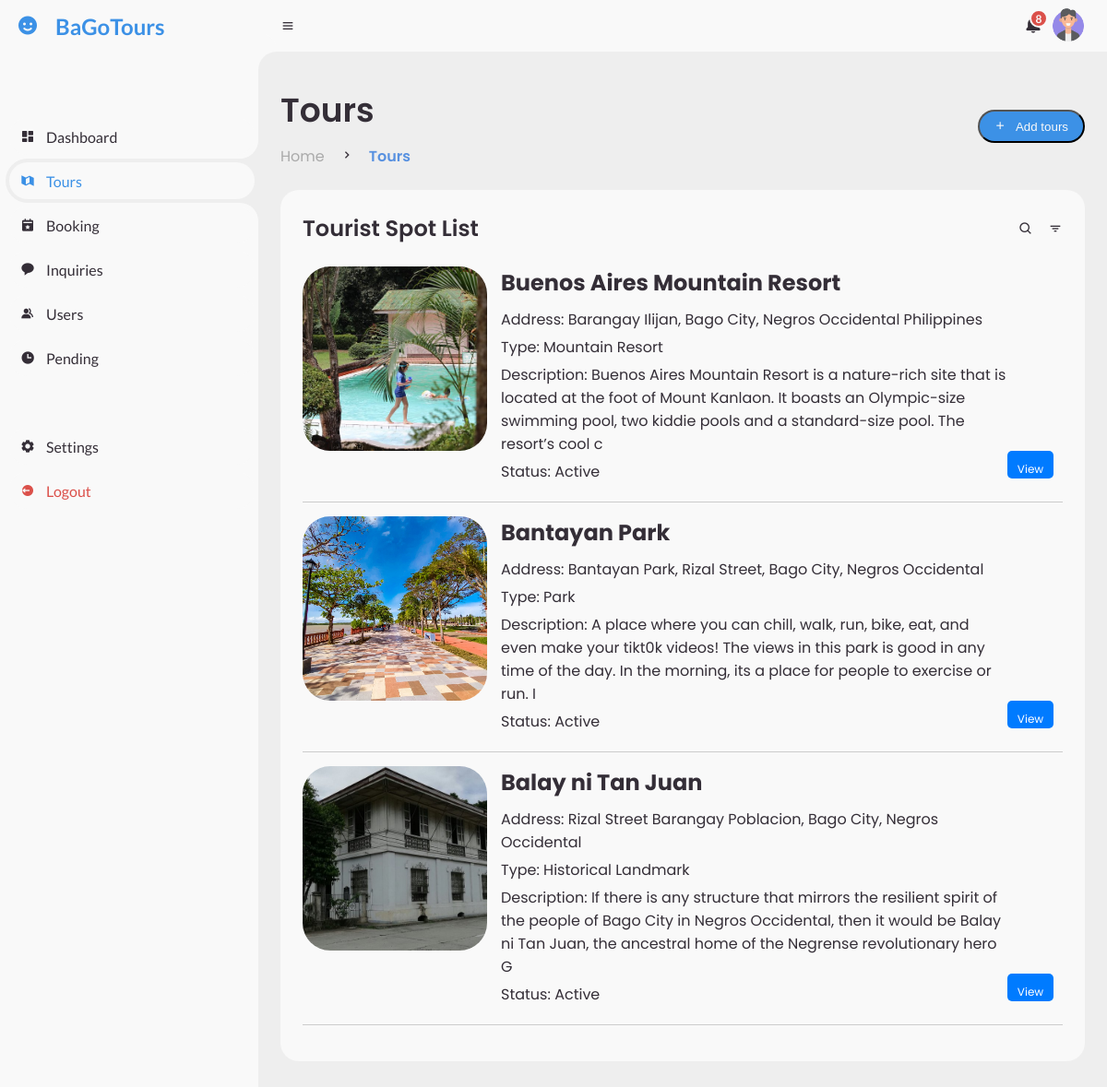
Before: /admin/tours.php (signed in) with the older database file.
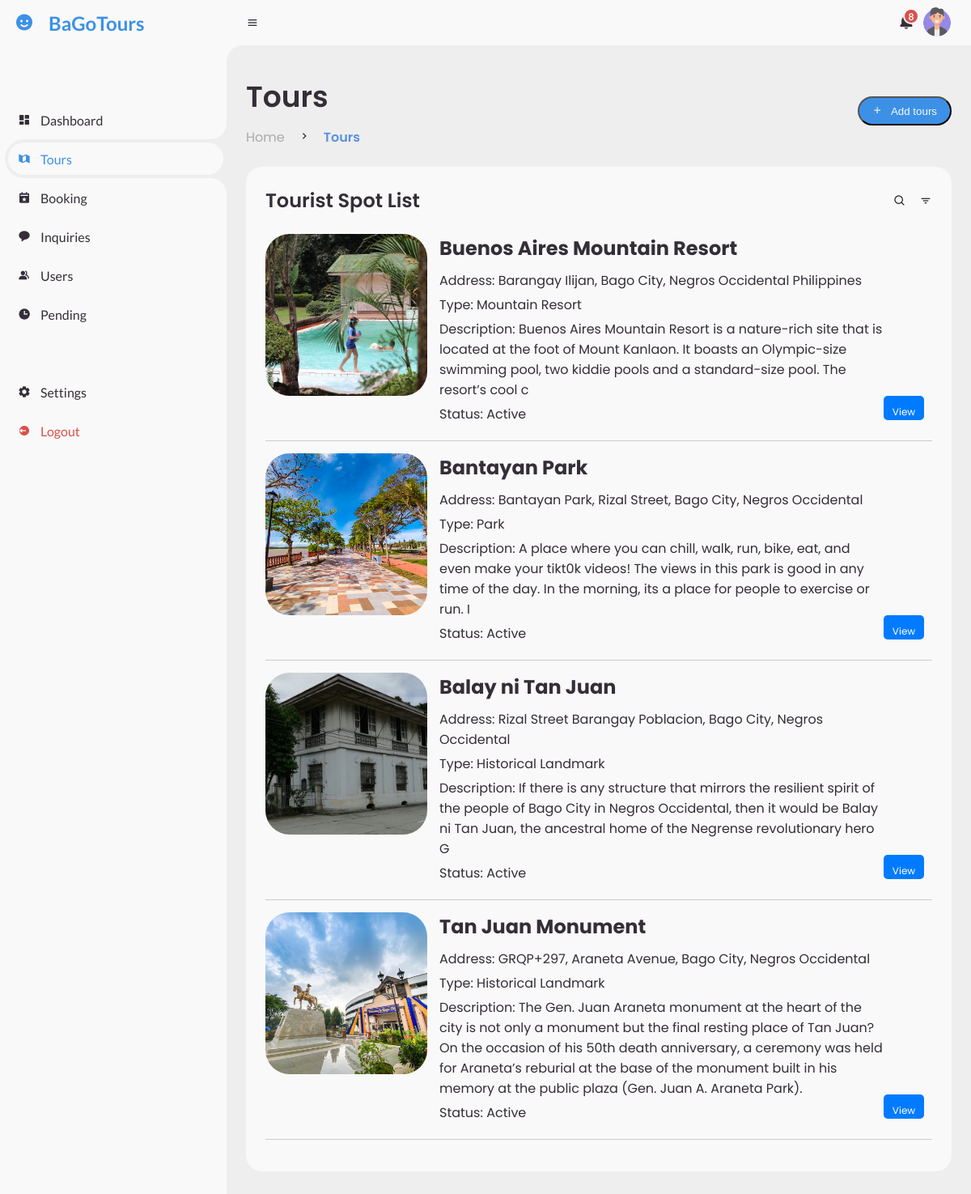
After: the same page with the newer database file.
### tables this page shows
CREATE TABLE `tours` (
  `id` int(50) NOT NULL,
  `user_id` int(50) NOT NULL,
  `img` varchar(50) NOT NULL,
  `title` varchar(200) NOT NULL,
  `address` varchar(200) NOT NULL,
  `latitude` varchar(50) NOT NULL,
  `longitude` varchar(50) NOT NULL,
  `type` varchar(50) NOT NULL,
  `description` varchar(1000) NOT NULL,
  `status` varchar(50) NOT NULL,
  `date_created` datetime NOT NULL DEFAULT current_timestamp()
);

### func/user_func.php (called while the page is built, shortened)
<?php
function getAllTours($conn) {
    $sql = "SELECT * FROM tours WHERE status = 1";
    $result = mysqli_query($conn, $sql);
    $tours = [];
    if (mysqli_num_rows($result) > 0) {
        while ($row = mysqli_fetch_assoc($result)) {
            $tours[] = $row;
        }
    }
    return $tours;
}

### admin/tours.php (the view, shortened to what this page needs)
<?php
include '../include/db_conn.php';
include '../func/user_func.php';
$pp = $_SESSION['profile-pic'];
$tour = getAllTours($conn);
?>
<!DOCTYPE html>
<html lang="en">
<head>
    <link href='https://unpkg.com/boxicons@2.0.9/css/boxicons.min.css' rel='stylesheet'>
    <link rel="stylesheet" href="../assets/css/admin.css">
    <link href="https://api.mapbox.com/mapbox-gl-js/v3.3.0/mapbox-gl.css" rel="stylesheet" />
</head>
<body>
    <?php include 'includes/sidebar.php'; ?>
    <section id="content">
        <?php include 'includes/navbar.php'; ?>
        <main>
            <div class="head-title">
                <div class="left">
                    <h1>Tours</h1>
                    <?php include 'includes/breadcrumb.php'; ?>
                </div>
                <button class="btn-download" id="btn-download">
                    <i class='bx bx-plus'></i>Add tours
                </button>
            </div>
            <div class="table-data">
                <div class="order">
                    <div class="head">
                        <h3>Tourist Spot List</h3>
                        <i class='bx bx-search'></i>
                        <i class='bx bx-filter'></i>
                    </div>
                    <?php
                    if (!empty($tour)) {
                        foreach ($tour as $row) {
                            if ($row['status'] == 1) {
                                $stats = 'Active';
                            } elseif ($row['status'] == 2) {
                                $stats = 'Inactive';
                            }
                            $images = explode(',', $row['img']);
                            echo '<div class="data">';
                            foreach ($images as $image) {
                                echo '<div class="img">';
                                echo '<img src="../upload/Tour Images/' . $image . '" alt="Tour Image">';
                                echo '</div>';
                            }
                            echo '<div class="content">';
                            echo '<h4>' . htmlspecialchars($row['title'], ENT_QUOTES, 'UTF-8') . '</h4>';
                            echo '<p>Address: ' . htmlspecialchars($row['address'], ENT_QUOTES, 'UTF-8') . '</p>';
                            echo '<p>Type: ' . htmlspecialchars($row['type'], ENT_QUOTES, 'UTF-8') . '</p>';
                            echo '<p>Description: ' . htmlspecialchars($row['description'], ENT_QUOTES, 'UTF-8') . '</p>';
                            echo '<p>Status: ' . htmlspecialchars($stats, ENT_QUOTES, 'UTF-8') . '</p>';
                            echo '<div class="action-buttons">';
                            echo '<a href="view_tour?id=' . urlencode($row['id']) . '" class="btn-edit">View</a>';
                            echo '</div>';
                            echo '</div>';
                            echo '</div>';
                        }
                    } else {
                        echo '<p>No tours found.</p>';
                    }
                    ?>
                </div>
            </div>
        </main>
    </section>
</body>
</html>

### admin/includes/sidebar.php
<?php
$current_page = basename($_SERVER['PHP_SELF'], '.php');
?>
<section id="sidebar">
    <a href="home" class="brand">
        <i class='bx bxs-smile'></i>
        <span class="text">BaGoTours</span>
    </a>
    <ul class="side-menu top">
        <li class="<?php echo $current_page == 'dashboard' ? 'active' : ''; ?>">
            <a href="dashboard">
                <i class='bx bxs-dashboard'></i>
                <span class="text">Dashboard</span>
            </a>
        </li>
        <li class="<?php echo $current_page == 'tours' ? 'active' : ''; ?>">
            <a href="tours">
                <i class='bx bxs-map-alt'></i>
                <span class="text">Tours</span>
            </a>
        </li>
        <li class="<?php echo $current_page == 'booking' ? 'active' : ''; ?>">
            <a href="booking">
                <i class='bx bxs-calendar-star' ></i>
                <span class="text">Booking</span>
            </a>
        </li>
        <li class="<?php echo $current_page == 'inq' ? 'active' : ''; ?>">
            <a href="inq">
                <i class='bx bxs-message-rounded'></i>
                <span class="text">Inquiries</span>
            </a>
        </li>
        <li class="<?php echo $current_page == 'user' ? 'active' : ''; ?>">
            <a href="user">
                <i class='bx bxs-group'></i>
                <span class="text">Users</span>
            </a>
        </li>
        <li class="<?php echo $current_page == 'pending' ? 'active' : ''; ?>">
            <a href="pending">
                <i class='bx bxs-time'></i>
                <span class="text">Pending</span>
            </a>
        </li>
    </ul>
    <ul class="side-menu">
        <li class="<?php echo $current_page == 'setting' ? 'active' : ''; ?>">
            <a href="setting">
                <i class='bx bxs-cog'></i>
                <span class="text">Settings</span>
            </a>
        </li>
        <li>
            <a href="../php/logout.php" class="logout">
                <i class='bx bxs-log-out-circle'></i>
                <span class="text">Logout</span>
            </a>
        </li>
    </ul>
</section>

### admin/includes/navbar.php (shortened to what this page needs)
<nav>
	<i class='bx bx-menu'></i>
	<div class="nav-right">
		<a href="#" class="notification">
			<span class="num">8</span>
		</a>
		<a href="" class="profile">
			<img src="../upload/Profile Pictures/<?php echo htmlspecialchars($pp); ?>" alt="Profile Picture">
		</a>
	</div>
</nav>

### admin/includes/breadcrumb.php (shortened to what this page needs)
<?php
$breadcrumbs = [
    'home' => [
        ['title' => 'Home', 'url' => 'home']
    ],
    'booking' => [
        ['title' => 'Home', 'url' => 'home'],
        ['title' => 'Booking', 'url' => 'booking']
    ],
    'view_booking' => [
        ['title' => 'Home', 'url' => 'home'],
        ['title' => 'Booking', 'url' => 'booking'],
        ['title' => 'View', 'url' => 'view_booking.php']
    ],
    'dashboard' => [
        ['title' => 'Home', 'url' => 'home'],
        ['title' => 'dashboard', 'url' => 'dashboard']
    ],
    'inq' => [
        ['title' => 'Home', 'url' => 'home'],
        ['title' => 'Inquiries', 'url' => 'inq']
    ],
    'pending' => [
        ['title' => 'Home', 'url' => 'home'],
        ['title' => 'Pending', 'url' => 'pending']
    ],
    'setting' => [
        ['title' => 'Home', 'url' => 'home'],
        ['title' => 'Settings', 'url' => 'setting']
    ],
    'tours' => [
        ['title' => 'Home', 'url' => 'home'],
        ['title' => 'Tours', 'url' => 'tours']
    ],
    'view_tour' => [
        ['title' => 'Home', 'url' => 'home'],
        ['title' => 'Tours', 'url' => 'tours'],
        ['title' => 'View', 'url' => 'view_tour']
    ],
    'user' => [
        ['title' => 'Home', 'url' => 'home'],
        ['title' => 'Users', 'url' => 'user']
    ],
];
$page = basename($_SERVER['PHP_SELF'], '.php');
$currentBreadcrumbs = $breadcrumbs[$page] ?? $breadcrumbs['home'];
?>
<ul class="breadcrumb">
    <?php foreach ($currentBreadcrumbs as $key => $breadcrumb): ?>
        <li>
            <?php if ($key === array_key_last($currentBreadcrumbs)): ?>
                <span class="breadcrumb-active">
                    <?php echo $breadcrumb['title']; ?>
                </span>
            <?php else: ?>
                <a href="<?php echo $breadcrumb['url']; ?>">
                    <?php echo $breadcrumb['title']; ?>
                </a>
            <?php endif; ?>
        </li>
        <?php if ($key !== array_key_last($currentBreadcrumbs)): ?>
            <li><i class='bx bx-chevron-right'></i></li>
        <?php endif; ?>
    <?php endforeach; ?>
</ul>

### admin/tours.php (style rules this page uses)
.data { display: flex; flex-wrap: nowrap; gap: 15px; align-items: flex-start; justify-content: flex-start; border-bottom: 1px solid #ccc; padding-bottom: 15px; margin-bottom: 15px; }
.data .img { width: 200px; height: 200px; overflow: hidden; border-radius: 15%; }
.data .img img { width: 100%; height: 100%; object-fit: cover; }
.data .content { flex: 1; display: flex; flex-direction: column; justify-content: space-between; }
.data .content h4 { margin: 0 0 10px; font-size: 1.5em; }
.data .content p { margin: 0 0 5px; }
.data .content .btn-edit, .data .content .btn-delete { margin-top: 10px; display: inline-block; background-color: #007bff; color: #fff; padding: 5px 10px; border-radius: 5px; text-decoration: none; }
.content { position: relative; flex-grow: 1; padding-right: 60px; }
.action-buttons { font-size: 12px; position: absolute; bottom: 10px; right: 10px; display: flex; gap: 10px; }
.btn-edit, .btn-delete { width: 50px; height: 30px; text-align: center; line-height: 30px; background-color: #007bff; color: #fff; border-radius: 5px; text-decoration: none; }

### admin/includes/navbar.php (style rules this page uses)
nav { display: flex; justify-content: space-between; align-items: center; position: relative; }
.nav-right { display: flex; align-items: center; gap: 10px; }
.notification, .profile { position: relative; }
.notification .num { position: absolute; top: -5px; right: -10px; background-color: red; color: white; border-radius: 50%; padding: 2px 5px; font-size: 12px; }
.profile img { width: 40px; height: 40px; border-radius: 50%; object-fit: cover; }

### admin/includes/breadcrumb.php (style rules this page uses)
.breadcrumb a { text-decoration: none; color: #007bff; }
.breadcrumb .breadcrumb-active { color: #5891e0; font-weight:600; cursor: default; }
.breadcrumb .breadcrumb-active::after { content: ""; }

Changed rows visible on the page:
added tours: img (picture), title "Tan Juan Monument", address "GRQP+297, Araneta Avenue, Bago City, Negros Occidental", type "Historical Landmark", description "The Gen. Juan Araneta monument at the heart of the city is not only a monument but the final resting place of Tan Juan? On the occasion of his 50th death anniversary, a ceremony was held for Araneta’s reburial at the base of the monument built in his memory at the public plaza (Gen. Juan A. Araneta Park).", status "Active"
